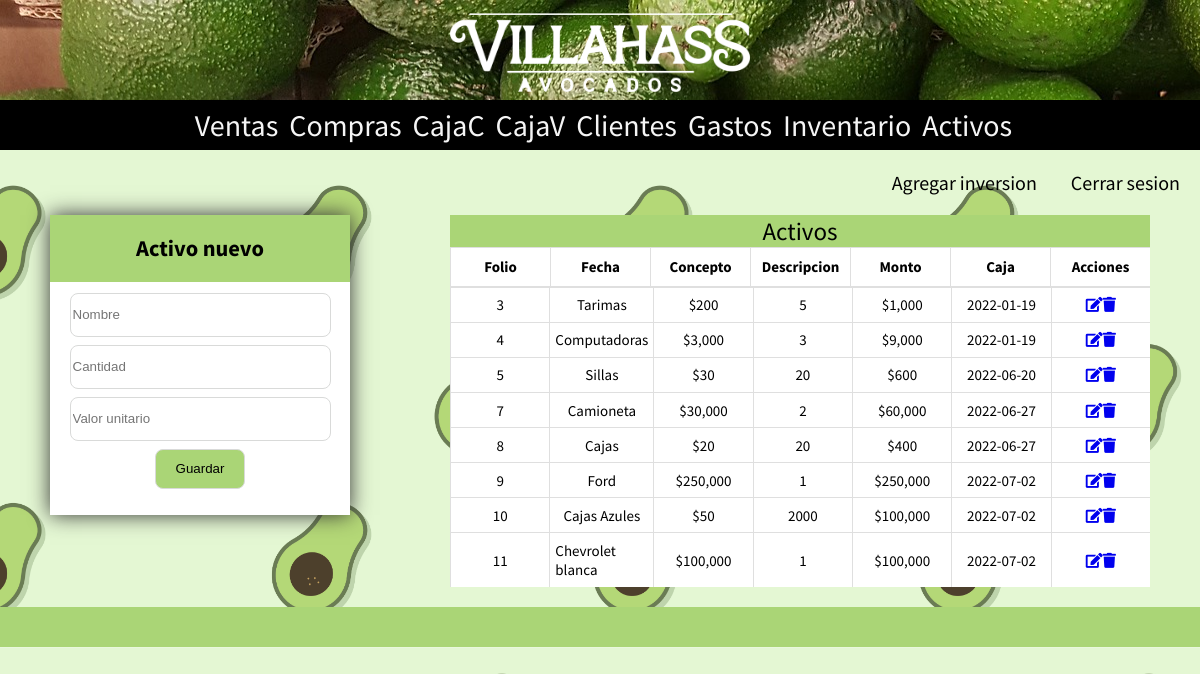
/activos_menu.php (signed in), run on the app's committed database.
### tables this page shows
CREATE TABLE `activos` (
  `id_activo` int(11) NOT NULL,
  `nombre` varchar(50) NOT NULL,
  `valor_unitario` double NOT NULL,
  `cantidad` int(11) NOT NULL,
  `valor_total` double NOT NULL,
  `fecha_adqui` date NOT NULL DEFAULT current_timestamp()
);

### includes/metodos.php (called while the page is built)
<?php
function formatoDinero($suma){
    $dineroS = (string) $suma;
                   $cont=0;
                   $final="";
                   for ($i = strlen($dineroS)-1 ; $i >= 0; $i--){
                       if($cont == 3){
                           $final = $final.",";
                           $cont=0;
                       }
                       $final = $final.$dineroS[$i];
                       $cont++;
                   }
       $final = strrev($final);
       $final = "$".$final;
       return $final;
   }
?>

### activos_menu.php (the view, shortened to what this page needs)
<?php
    include 'includes/header.php';
    include 'includes/metodos.php';
?>
<div class="menu_gastos">
    <div class="container_form cliente activo_form">
        <div class="titulo-modal">
            <h2>Activo nuevo</h2>
        </div>
        <form action="activos.php" method="post">
            <input type="text" placeholder="Nombre" name="nombre" required>
            <input type="number" placeholder="Cantidad" name="cantidad" required>
            <input type="number" placeholder="Valor unitario" name="valor_unit" required>
            <input type="submit" value="Guardar">
        </form>
    </div>
    <div class="tabla_gastos">
    <div id="elimina"  class="titulo">Activos</div>
        <div class="cabeceras-7">
            <div class="table_header">Folio</div>
            <div class="table_header">Fecha</div>
            <div class="table_header">Concepto</div>
            <div class="table_header">Descripcion</div>
            <div class="table_header">Monto</div>
            <div class="table_header">Caja</div>
            <div class="table_header">Acciones</div>
        </div>
        <div class="tabla gastos">
            <?php
                $precio = "SELECT * FROM activos";
                $resultado = mysqli_query($conn, $precio);
                while($row = mysqli_fetch_assoc($resultado)) {
                    $unitarioF = formatoDinero($row["valor_unitario"]);
                    $totalF = formatoDinero($row["valor_total"]);
                  ?>
                    <div class="table_item"> <?php echo $row["id_activo"] ?> </div>
                    <div class="table_item"> <?php echo $row["nombre"] ?> </div>
                    <div class="table_item"> <?php echo $unitarioF ?> </div>
                    <div class="table_item"> <?php echo $row["cantidad"] ?> </div>
                    <div class="table_item"> <?php echo $totalF ?> </div>
                    <div class="table_item"> <?php echo $row["fecha_adqui"] ?> </div>
                    <div class="table_item"> <a href="editar_activo.php?id=<?php echo $row["id_activo"];?>">
                    <abbr title="Editar activo"> <i class="fas fa-edit"></i>  </abbr></a>
                    <a class="item_elimina" href="elimina_activo.php?id=<?php echo $row["id_activo"];?>"><abbr title="Eliminar activo"><i  class="fas fa-trash"></i></abbr></a></div>
             <?php } ?>
        </div>
    </div>
</div>
<?php
include("includes/footer.php");
?>

### includes/cabecera.css (style rules this page uses)
body { margin: 0; padding: 0; background-color: #f5f1f1; font-family: "Source Sans Pro", sans-serif; font-size: 20px; background-image: url(../img/fondo2.jpg); background-size: contain; }
a { text-decoration: none; }
.cliente { height: auto; margin-bottom: 20px; }
form input { width: 85%; height: 40px; margin: 4px 0; border-radius: 8px; border: 1px solid #d9dad9; }
input[type="submit"] { margin-bottom: 23px; background: #aad576; width: auto; padding: 0 20px; }
.tabla { width: 200 px; height: 400px; display: grid; grid-template-columns: repeat(9, 1fr); grid-auto-rows: 60px; overflow-y: scroll; overflow-x: scroll; background-color: white; }
.cabeceras-7 { width: 200 px; height: 40px; display: grid; grid-template-columns: repeat(7, 1fr); grid-auto-rows: 40px; background-color: white; }
.gastos { width: 100%; grid-template-columns: repeat(7, 1fr); height: 300px; margin: auto; margin-bottom: 20px; grid-auto-rows: 25px; overflow: auto; background: white; box-shadow: none; grid-auto-rows: auto; }
.table_header, .table_item { display: flex; justify-content: center; align-items: center; font-size: 15px; border-top: 1px solid #dfdfdf; border-left: 1px solid #dfdfdf; padding: 5px; }
.table_header { font-weight: bold; border-bottom: 1px solid #dfdfdf; }
.tabla_gastos { width: 700px; }
.titulo { background-color: #aad576; display: flex; align-items: center; justify-content: center; font-size: 25px; width: 100%; }
.container_form { width: 300px; height: auto; background-color: white; box-shadow: 0 0 20px #333; text-align: center; font-size: 15px; }
.titulo-modal { background: #aad576; padding-top: 1px; padding-bottom: 1px; margin-bottom: 7px; }
.menu_gastos { display: flex; flex-direction: row; flex-wrap: wrap; justify-content: space-around; }
.activo_form { height: 300px; }

### data on the page
activos: id_activo "3", nombre "Tarimas", valor_unitario "$200", cantidad "5", valor_total "$1,000", fecha_adqui "2022-01-19"
activos: id_activo "4", nombre "Computadoras", valor_unitario "$3,000", cantidad "3", valor_total "$9,000", fecha_adqui "2022-01-19"
activos: id_activo "5", nombre "Sillas", valor_unitario "$30", cantidad "20", valor_total "$600", fecha_adqui "2022-06-20"
activos: id_activo "7", nombre "Camioneta", valor_unitario "$30,000", cantidad "2", valor_total "$60,000", fecha_adqui "2022-06-27"
activos: id_activo "8", nombre "Cajas", valor_unitario "$20", cantidad "20", valor_total "$400", fecha_adqui "2022-06-27"
activos: id_activo "9", nombre "Ford", valor_unitario "$250,000", cantidad "1", valor_total "$250,000", fecha_adqui "2022-07-02"
activos: id_activo "10", nombre "Cajas Azules", valor_unitario "$50", cantidad "2000", valor_total "$100,000", fecha_adqui "2022-07-02"
activos: id_activo "11", nombre "Chevrolet blanca", valor_unitario "$100,000", cantidad "1", valor_total "$100,000", fecha_adqui "2022-07-02"
